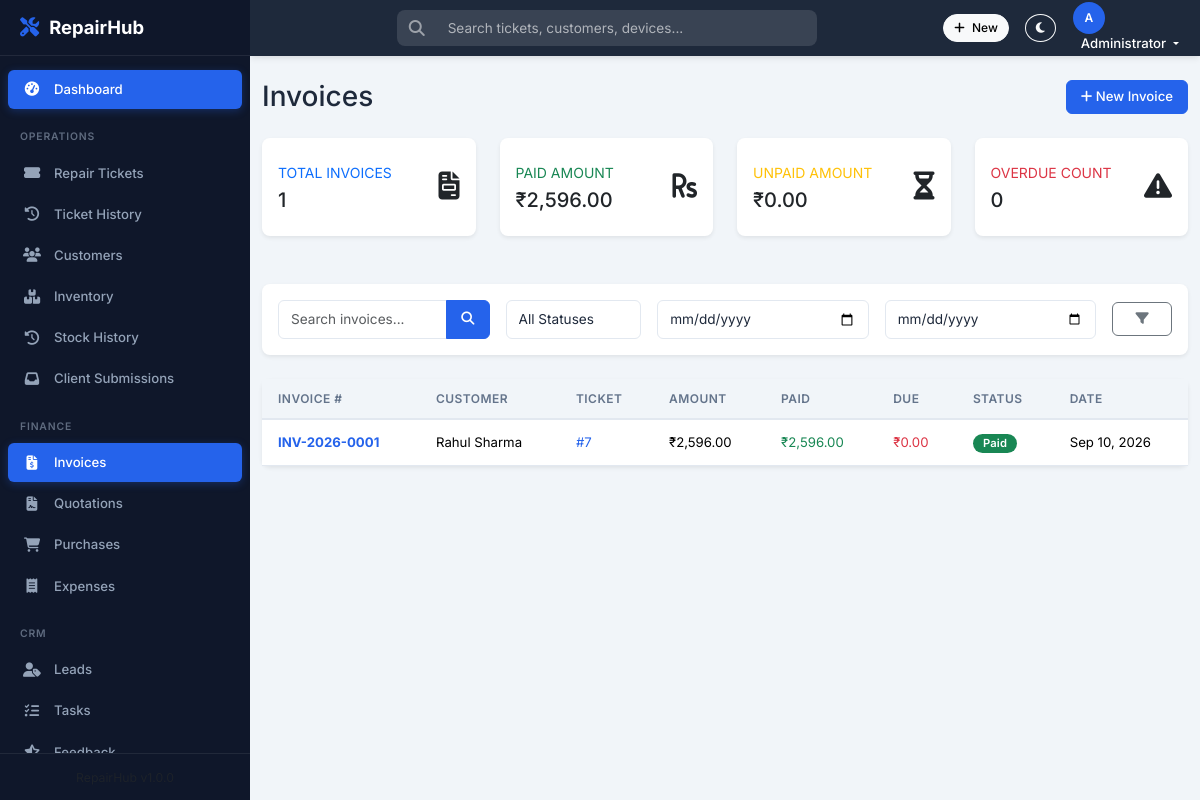
The page /invoices/index.php (signed in) on the database its author committed.
### tables this page shows
CREATE TABLE `invoices` (
  `id` int NOT NULL AUTO_INCREMENT,
  `invoice_number` varchar(30) NOT NULL,
  `customer_id` int NOT NULL,
  `ticket_id` int DEFAULT NULL,
  `subtotal` decimal(10,2) NOT NULL DEFAULT '0.00',
  `tax_rate` decimal(5,2) NOT NULL DEFAULT '18.00',
  `tax_amount` decimal(10,2) NOT NULL DEFAULT '0.00',
  `discount_amount` decimal(10,2) NOT NULL DEFAULT '0.00',
  `total_amount` decimal(10,2) NOT NULL DEFAULT '0.00',
  `paid_amount` decimal(10,2) NOT NULL DEFAULT '0.00',
  `due_amount` decimal(10,2) NOT NULL DEFAULT '0.00',
  `status` enum('Draft','Sent','Paid','Overdue','Cancelled') NOT NULL DEFAULT 'Draft',
  `payment_method` varchar(50) DEFAULT NULL,
  `payment_date` date DEFAULT NULL,
  `due_date` date DEFAULT NULL,
  `notes` text,
  `terms` text,
  `created_by` int DEFAULT NULL,
  `created_at` datetime NOT NULL DEFAULT CURRENT_TIMESTAMP,
  `updated_at` datetime NOT NULL DEFAULT CURRENT_TIMESTAMP ON UPDATE CURRENT_TIMESTAMP,
  PRIMARY KEY (`id`),
  UNIQUE KEY `invoice_number` (`invoice_number`),
  KEY `idx_status` (`status`),
  KEY `idx_customer` (`customer_id`),
  KEY `ticket_id` (`ticket_id`),
  KEY `created_by` (`created_by`),
  CONSTRAINT `invoices_ibfk_1` FOREIGN KEY (`customer_id`) REFERENCES `customers` (`id`) ON DELETE CASCADE,
  CONSTRAINT `invoices_ibfk_2` FOREIGN KEY (`ticket_id`) REFERENCES `repair_tickets` (`id`) ON DELETE SET NULL,
  CONSTRAINT `invoices_ibfk_3` FOREIGN KEY (`created_by`) REFERENCES `users` (`id`) ON DELETE SET NULL
);

CREATE TABLE `customers` (
  `id` int NOT NULL AUTO_INCREMENT,
  `name` varchar(100) NOT NULL,
  `email` varchar(150) DEFAULT NULL,
  `phone` varchar(20) NOT NULL,
  `alt_phone` varchar(20) DEFAULT NULL,
  `address` text,
  `city` varchar(100) DEFAULT NULL,
  `state` varchar(100) DEFAULT NULL,
  `pincode` varchar(10) DEFAULT NULL,
  `gst_number` varchar(20) DEFAULT NULL,
  `notes` text,
  `user_id` int DEFAULT NULL,
  `created_by` int DEFAULT NULL,
  `created_at` datetime NOT NULL DEFAULT CURRENT_TIMESTAMP,
  `updated_at` datetime NOT NULL DEFAULT CURRENT_TIMESTAMP ON UPDATE CURRENT_TIMESTAMP,
  PRIMARY KEY (`id`),
  KEY `idx_phone` (`phone`),
  KEY `idx_name` (`name`),
  KEY `created_by` (`created_by`),
  KEY `idx_user_id` (`user_id`),
  CONSTRAINT `customers_ibfk_1` FOREIGN KEY (`created_by`) REFERENCES `users` (`id`) ON DELETE SET NULL
);

### invoices/index.php (the view, shortened to what this page needs)
<?php
require_once '../config.php';
include '../includes/header.php';
include '../includes/sidebar.php';
$page = isset($_GET['page']) ? (int)$_GET['page'] : 1;
$perPage = 15;
$offset = ($page - 1) * $perPage;
$search = isset($_GET['search']) ? trim($_GET['search']) : '';
$dateFrom = isset($_GET['date_from']) ? $_GET['date_from'] : '';
$dateTo = isset($_GET['date_to']) ? $_GET['date_to'] : '';
$where = ["1=1"];
$params = [];
$whereClause = implode(" AND ", $where);
$summary = $pdo->query("
    SELECT
        COUNT(id) as total_invoices,
        SUM(paid_amount) as paid_amount,
        SUM(CASE WHEN status NOT IN ('Paid', 'Cancelled') THEN due_amount ELSE 0 END) as unpaid_amount,
        SUM(CASE WHEN due_date < CURDATE() AND status NOT IN ('Paid', 'Cancelled') THEN 1 ELSE 0 END) as overdue_count
    FROM invoices
")->fetch(PDO::FETCH_ASSOC);
$query = "
    SELECT i.*, c.name as customer_name
    FROM invoices i
    LEFT JOIN customers c ON i.customer_id = c.id
    WHERE $whereClause
    ORDER BY i.created_at DESC
    LIMIT $perPage OFFSET $offset
";
$stmt = $pdo->prepare($query);
$stmt->execute($params);
$invoices = $stmt->fetchAll(PDO::FETCH_ASSOC);
?>
<div class="main-content" id="mainContent">
    <div class="container-fluid py-4">
        <div class="d-flex justify-content-between align-items-center mb-4">
            <h1 class="h3 mb-0 text-gray-800">Invoices</h1>
            <a href="create.php" class="btn btn-primary"><i class="fas fa-plus"></i> New Invoice</a>
        </div>
        <div class="row mb-4">
            <div class="col-xl-3 col-md-6 mb-4">
                <div class="card border-0 shadow-sm h-100 py-2">
                    <div class="card-body">
                        <div class="row no-gutters align-items-center">
                            <div class="col mr-2">
                                <div class="text-xs font-weight-bold text-primary text-uppercase mb-1">Total Invoices</div>
                                <div class="h5 mb-0 font-weight-bold text-gray-800"><?= number_format($summary['total_invoices'] ?? 0) ?></div>
                            </div>
                            <div class="col-auto"><i class="fas fa-file-invoice fa-2x text-gray-300"></i></div>
                        </div>
                    </div>
                </div>
            </div>
            <div class="col-xl-3 col-md-6 mb-4">
                <div class="card border-0 shadow-sm h-100 py-2">
                    <div class="card-body">
                        <div class="row no-gutters align-items-center">
                            <div class="col mr-2">
                                <div class="text-xs font-weight-bold text-success text-uppercase mb-1">Paid Amount</div>
                                <div class="h5 mb-0 font-weight-bold text-gray-800">₹<?= number_format($summary['paid_amount'] ?? 0, 2) ?></div>
                            </div>
                            <div class="col-auto"><i class="fas fa-rupee-sign fa-2x text-gray-300"></i></div>
                        </div>
                    </div>
                </div>
            </div>
            <div class="col-xl-3 col-md-6 mb-4">
                <div class="card border-0 shadow-sm h-100 py-2">
                    <div class="card-body">
                        <div class="row no-gutters align-items-center">
                            <div class="col mr-2">
                                <div class="text-xs font-weight-bold text-warning text-uppercase mb-1">Unpaid Amount</div>
                                <div class="h5 mb-0 font-weight-bold text-gray-800">₹<?= number_format($summary['unpaid_amount'] ?? 0, 2) ?></div>
                            </div>
                            <div class="col-auto"><i class="fas fa-hourglass-half fa-2x text-gray-300"></i></div>
                        </div>
                    </div>
                </div>
            </div>
            <div class="col-xl-3 col-md-6 mb-4">
                <div class="card border-0 shadow-sm h-100 py-2">
                    <div class="card-body">
                        <div class="row no-gutters align-items-center">
                            <div class="col mr-2">
                                <div class="text-xs font-weight-bold text-danger text-uppercase mb-1">Overdue Count</div>
                                <div class="h5 mb-0 font-weight-bold text-gray-800"><?= number_format($summary['overdue_count'] ?? 0) ?></div>
                            </div>
                            <div class="col-auto"><i class="fas fa-exclamation-triangle fa-2x text-gray-300"></i></div>
                        </div>
                    </div>
                </div>
            </div>
        </div>
        <div class="card border-0 shadow-sm mb-4">
            <div class="card-body">
                <form method="GET" class="row g-3 align-items-center">
                    <div class="col-md-3">
                        <div class="input-group">
                            <input type="text" name="search" class="form-control" placeholder="Search invoices..." value="<?= htmlspecialchars($search) ?>">
                            <button type="submit" class="btn btn-primary"><i class="fas fa-search"></i></button>
                        </div>
                    </div>
                    <div class="col-md-2">
                        <select name="status" class="form-select" onchange="this.form.submit()">
                            <option value="">All Statuses</option>
                        </select>
                    </div>
                    <div class="col-md-3">
                        <input type="date" name="date_from" class="form-control" value="<?= htmlspecialchars($dateFrom) ?>" title="From Date" onchange="this.form.submit()">
                    </div>
                    <div class="col-md-3">
                        <input type="date" name="date_to" class="form-control" value="<?= htmlspecialchars($dateTo) ?>" title="To Date" onchange="this.form.submit()">
                    </div>
                    <div class="col-md-1 d-flex gap-1">
                        <button type="submit" class="btn btn-outline-secondary flex-fill" title="Filter"><i class="fas fa-filter"></i></button>
                    </div>
                </form>
            </div>
        </div>
        <div class="card border-0 shadow-sm">
            <div class="card-body p-0">
                <div class="table-responsive">
                    <table class="table table-hover align-middle mb-0">
                        <thead class="table-light">
                            <tr>
                                <th>Invoice #</th>
                                <th>Customer</th>
                                <th>Ticket</th>
                                <th>Amount</th>
                                <th>Paid</th>
                                <th>Due</th>
                                <th>Status</th>
                                <th>Date</th>
                            </tr>
                        </thead>
                        <tbody>
                            <?php if (empty($invoices)): ?>
                            <tr><td colspan="8" class="text-center py-4">No invoices found.</td></tr>
                            <?php else: foreach ($invoices as $inv): ?>
                            <tr>
                                <td><a href="view.php?id=<?= $inv['id'] ?>" class="fw-bold"><?= htmlspecialchars($inv['invoice_number'] ?? 'INV-'.$inv['id']) ?></a></td>
                                <td><?= htmlspecialchars($inv['customer_name'] ?? 'Unknown') ?></td>
                                <td>
                                    <?php if (!empty($inv['ticket_id'])): ?>
                                    <a href="<?= APP_URL ?>/tickets/view.php?id=<?= $inv['ticket_id'] ?>">#<?= htmlspecialchars($inv['ticket_id']) ?></a>
                                    <?php else: ?>
                                    -
                                    <?php endif; ?>
                                </td>
                                <td>₹<?= number_format($inv['total_amount'], 2) ?></td>
                                <td class="text-success">₹<?= number_format($inv['paid_amount'] ?? 0, 2) ?></td>
                                <td class="text-danger">₹<?= number_format($inv['due_amount'], 2) ?></td>
                                <td><?= getInvoiceStatusBadge($inv['status']) ?></td>
                                <td><?= date('M j, Y', strtotime($inv['created_at'])) ?></td>
                            </tr>
                            <?php endforeach; endif; ?>
                        </tbody>
                    </table>
                </div>
            </div>
        </div>
    </div>
</div>
<?php include '../includes/footer.php'; ?>

### includes/functions.php (shortened to what this page needs)
<?php
function getInvoiceStatusBadge($status) {
    $statuses = INVOICE_STATUSES;
    $badge = $statuses[$status]['badge'] ?? 'bg-secondary';
    return '<span class="badge ' . $badge . '">' . htmlspecialchars($status) . '</span>';
}

### assets/css/style.css (style rules this page uses)
:root { --rh-primary: #2563eb; --rh-primary-hover: #1d4ed8; --rh-primary-light: rgba(37, 99, 235, 0.1); --rh-sidebar-bg: #0f172a; --rh-sidebar-hover: #1e293b; --rh-sidebar-active: #2563eb; --rh-sidebar-text: #94a3b8; --rh-sidebar-text-active: #ffffff; --rh-sidebar-width: 250px; --rh-topbar-height: 56px; --rh-topbar-bg: #1e293b; --rh-body-bg: #f1f5f9; --rh-card-bg: #ffffff; --rh-text-primary: #1e293b; --rh-text-secondary: #64748b; --rh-text-muted: #94a3b8; --rh-border-color: #e2e8f0; --rh-success: #10b981; --rh-warning: #f59e0b; --rh-danger: #ef4444; --rh-info: #06b6d4; --rh-shadow-sm: 0 1px 2px rgba(0,0,0,0.05); --rh-shadow-md: 0 4px 6px -1px rgba(0,0,0,0.07), 0 2px 4px -1px rgba(0,0,0,0.04); --rh-shadow-lg: 0 10px 15px -3px rgba(0,0,0,0.08), 0 4px 6px -2px rgba(0,0,0,0.04); --rh-radius: 8px; --rh-radius-lg: 12px; --rh-transition: 0.2s ease; }
* { margin: 0; padding: 0; box-sizing: border-box; }
body { font-family: 'Inter', system-ui, -apple-system, 'Segoe UI', Roboto, sans-serif; font-size: 0.875rem; background-color: var(--rh-body-bg); color: var(--rh-text-primary); line-height: 1.6; overflow-x: hidden; transition: background-color var(--rh-transition), color var(--rh-transition); }
a { color: var(--rh-primary); text-decoration: none; transition: color var(--rh-transition); }
.main-content { margin-left: var(--rh-sidebar-width); margin-top: var(--rh-topbar-height); min-height: calc(100vh - var(--rh-topbar-height)); transition: margin-left var(--rh-transition); padding: 0; }
.card { background: var(--rh-card-bg); border: 1px solid var(--rh-border-color); border-radius: var(--rh-radius); transition: box-shadow var(--rh-transition), transform var(--rh-transition); }
.card.border-0 { border: none; }
.card.shadow-sm { box-shadow: var(--rh-shadow-sm); }
.table { color: var(--rh-text-primary); font-size: 0.825rem; }
.table thead th { background: var(--rh-body-bg); color: var(--rh-text-secondary); font-weight: 600; font-size: 0.75rem; text-transform: uppercase; letter-spacing: 0.04em; border-bottom: 2px solid var(--rh-border-color); padding: 10px 16px; white-space: nowrap; }
.table tbody td { padding: 12px 16px; border-bottom: 1px solid var(--rh-border-color); vertical-align: middle; }
.btn-primary { background: var(--rh-primary); border-color: var(--rh-primary); }
.btn { font-size: 0.825rem; font-weight: 500; border-radius: 6px; padding: 6px 14px; transition: all var(--rh-transition); }
.badge { font-size: 0.7rem; font-weight: 600; padding: 4px 10px; border-radius: 50rem; letter-spacing: 0.02em; }
.form-control, .form-select { border-radius: 6px; border: 1px solid var(--rh-border-color); font-size: 0.85rem; padding: 8px 12px; background: var(--rh-card-bg); color: var(--rh-text-primary); transition: border-color var(--rh-transition), box-shadow var(--rh-transition); }

### rows shown on the page
invoices: invoice_number "INV-2026-0001", customer.name "Rahul Sharma", ticket "7", total_amount "2,596.00", paid_amount "2,596.00", due_amount "0.00", status "Paid", created_at "Sep 10, 2026"

### other values the page prints
getInitials($currentUser['name']) "A"
$currentUser['name'] "Administrator"
APP_NAME "RepairHub"
$summary['total_invoices'] "1"
$summary['paid_amount'] "2,596.00"
$summary['unpaid_amount'] "0.00"
$summary['overdue_count'] "0"
